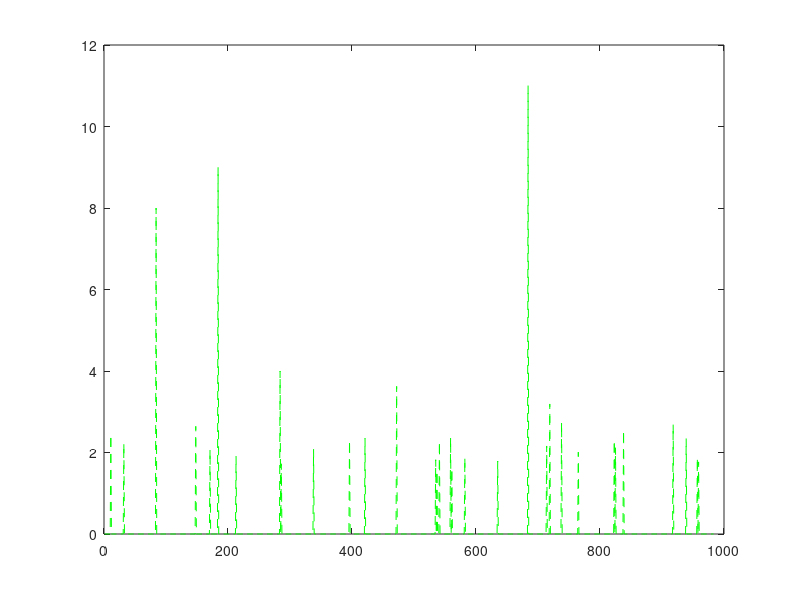
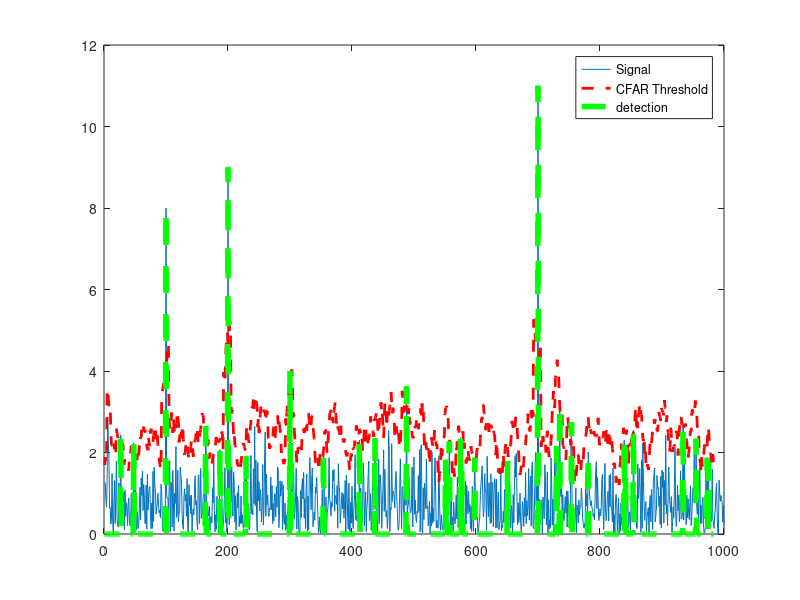

Here is the MATLAB script that generated these plots, in order:
% Implement 1D CFAR using lagging cells on the given noise and target scenario.

% Close and delete all currently open figures
close all;

% Data_points
Ns = 1000;

% Generate random noise
s=abs(randn(Ns,1));

%Targets location. Assigning bin 100, 200, 300 and 700 as Targets with the amplitudes of 8, 9, 4, 11.
s([100 ,200, 300, 700])=[8 9 4 11];

%plot the output
plot(s);

% TODO: Apply CFAR to detect the targets by filtering the noise.

% 1. Define the following:
% 1a. Training Cells
% 1b. Guard Cells
T = 12;
G = 4;

% Offset : Adding room above noise threshold for desired SNR 
offset=3;

%s = s + offset * ones(1,Ns);

% Vector to hold threshold values 
threshold_cfar = [];

%Vector to hold final signal after thresholding
signal_cfar = [];

% 2. Slide window across the signal length
for i = 1:(Ns-(G+T+1))     

    % 2. - 5. Determine the noise threshold by measuring it within the training cells
    % Add the noise of all training cells
    noise = sum(s(i:i+T-1));
    
    % Calculate the threshold
    threshold = noise / T * offset;
    
    % Append the measured threshold to the vector
    threshold_cfar = [threshold_cfar, {threshold}];

    % 6. Measuring the signal within the CUT
    signal = s(i+T+G);
          
    % 8. Filter the signal above the threshold
    if (signal < threshold)
        signal = 0;
    end
    
    % Append the current signal
    signal_cfar = [signal_cfar, {signal}];
end


% plot the filtered signal
plot (cell2mat(signal_cfar),'g--');

% plot original sig, threshold and filtered signal within the same figure.
figure,plot(s);
hold on,plot(cell2mat(circshift(threshold_cfar,G)),'r--','LineWidth',2)
hold on, plot (cell2mat(circshift(signal_cfar,(T+G))),'g--','LineWidth',4);
legend('Signal','CFAR Threshold','detection')